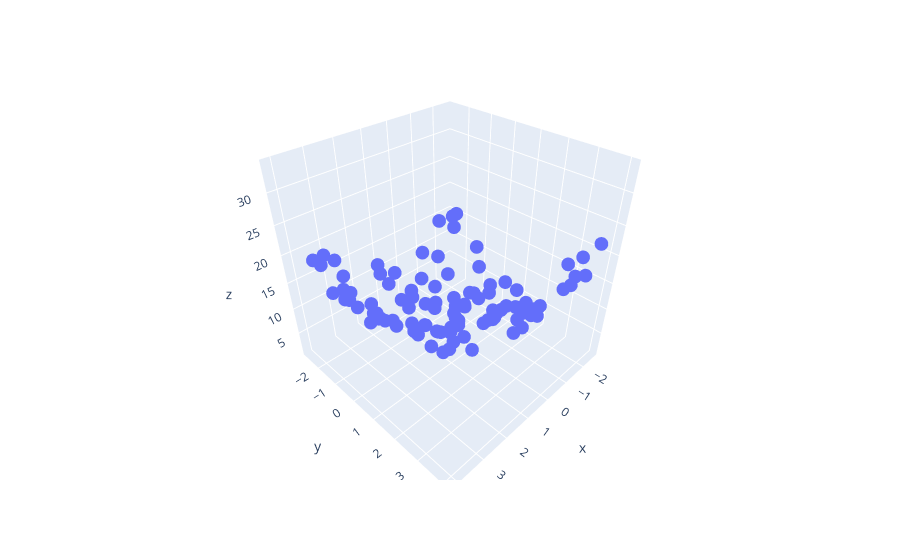

The cell this chart's notebook holds for it:
### Code cell
import plotly.express as px
df=px.data.iris()
fig=px.scatter_3d(df, x=x.ravel(), y=y.ravel(), z=z.ravel())
fig.show()
